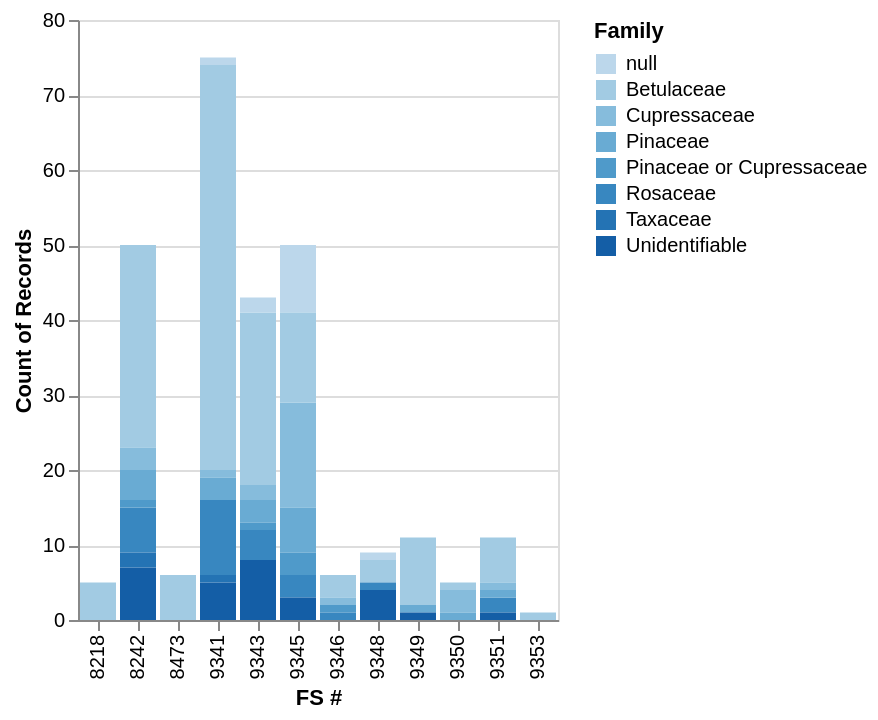

This figure's notebook cell:
### Markdown cell above
## Encoding Types
Notice that we appended several lines above with 'N' or 'Q'. These are basic data types that are central to encoding data with Altair. When working with data from a file (like we are), it is the data type *must always* be specified explicitly in the code. <br>
|Code|Data Type|Description|
|----|---------|-----------|
|`Q`|**Quantitative**|Encoded as numerical quantity|
|`N`|**Nominal**|Encoded as name or unordered categorical data|
|`O`|**Ordinal**|Encoded as ordered categorical data|
|`T`|**Temporal**|Encoded as date/time data|

### Code cell
# try changing the Family data type from Nominal to Ordinal to see how it changes the color scheme
alt.Chart(data).mark_bar().encode(
    x = 'FS #:N',
    y = 'count(Wood ID)',
    #color= 'Family:'
)

### Figure 1 — Vega-Lite specification as saved in the notebook (floating-point values rounded to 4 significant figures; data arrays with more than 128 entries replaced by an {"elided": "..."} marker saying what was removed)
{"config": {"view": {"continuousWidth": 300, "continuousHeight": 300}}, "data": {"name": "data-2e0d23946b6fc4e7af1860b645e36a51"}, "mark": {"type": "bar"}, "encoding": {"color": {"field": "Family", "type": "ordinal"}, "x": {"field": "FS #", "type": "nominal"}, "y": {"aggregate": "count", "field": "Wood ID", "type": "nominal"}}, "$schema": "https://vega.github.io/schema/vega-lite/v6.1.0.json", "datasets": {"data-2e0d23946b6fc4e7af1860b645e36a51": {"elided": "272 records"}}}
